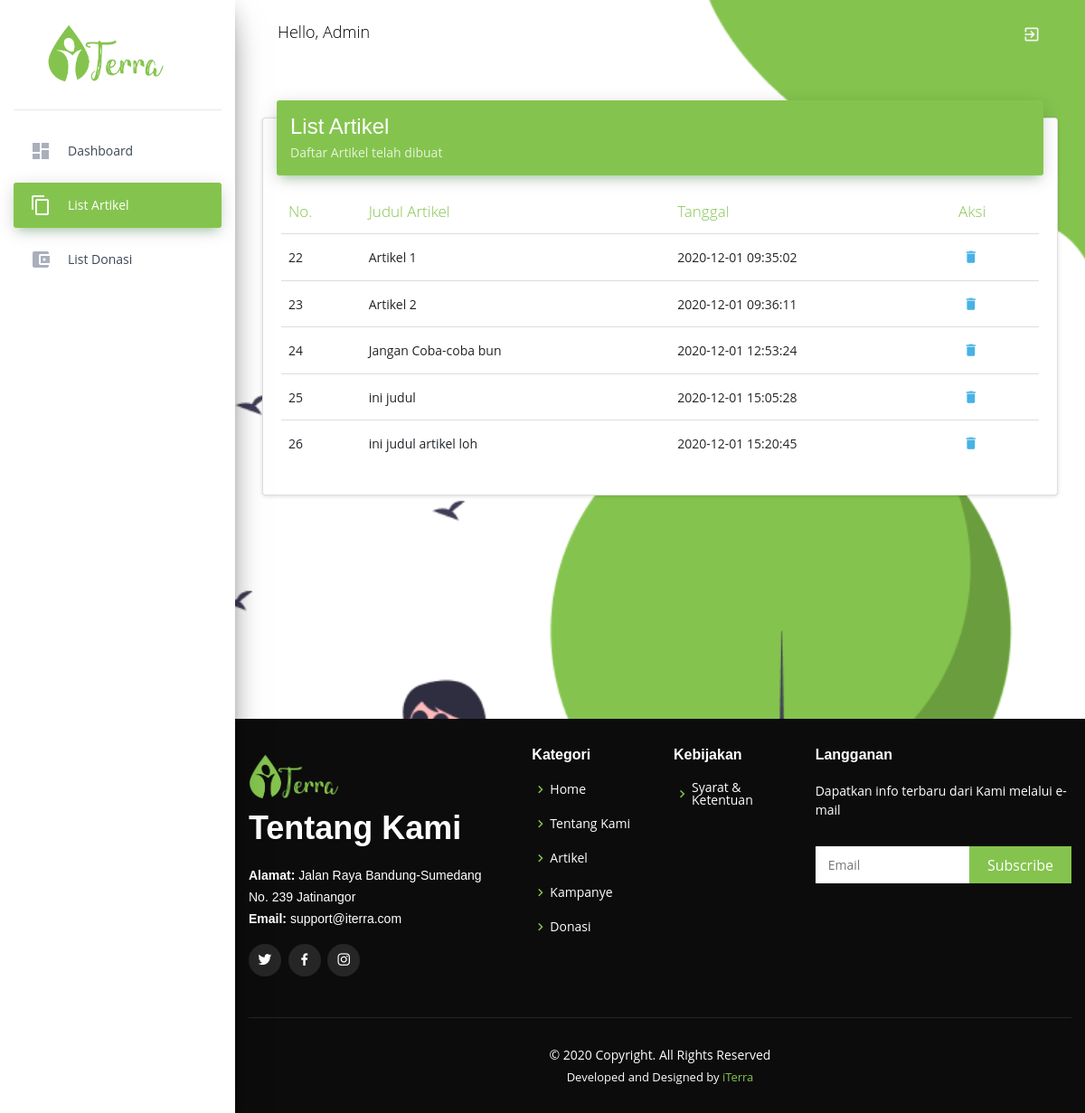
Before: /index.php/list_artikel with the older database file.
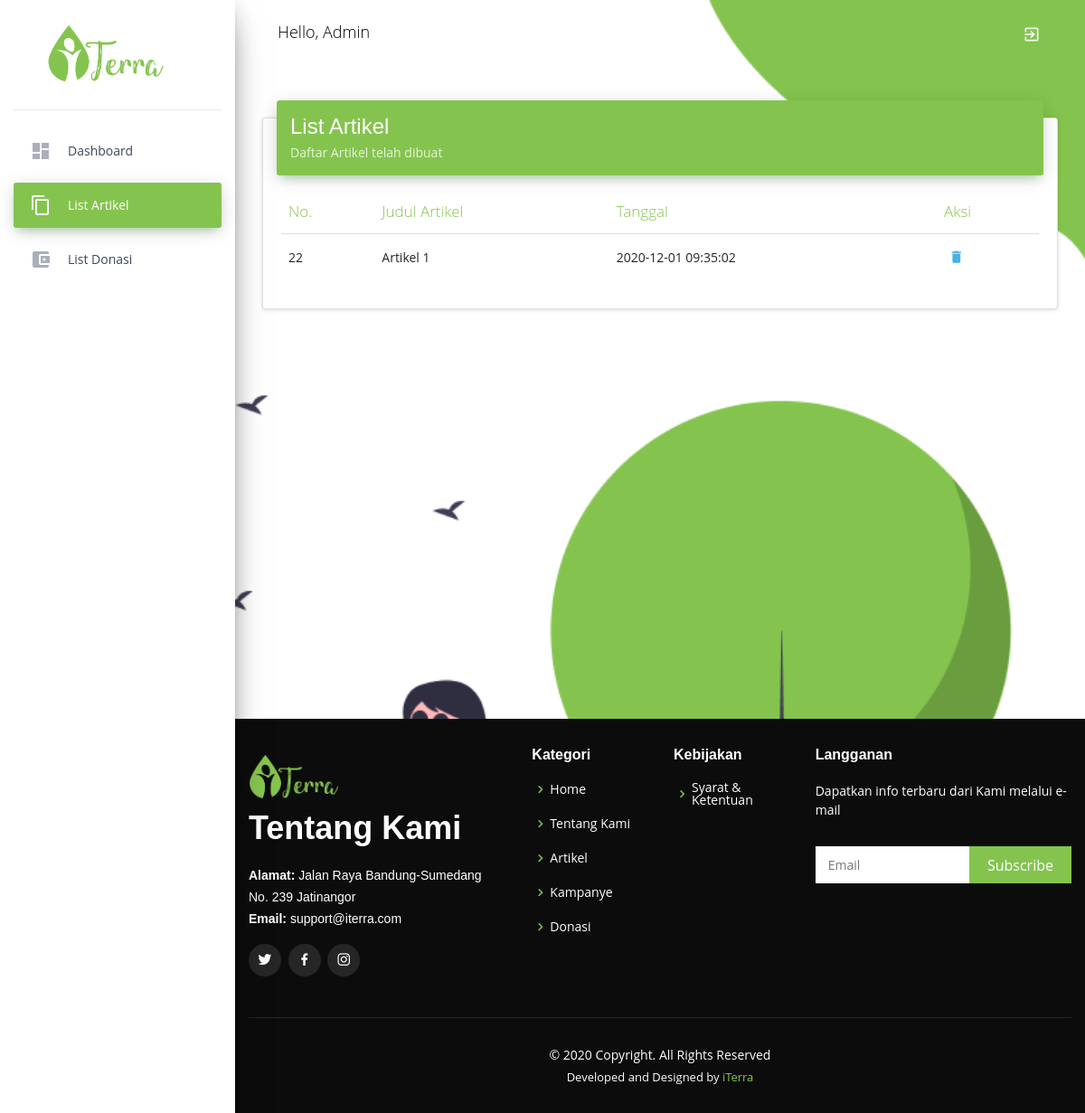
After: the same page with the newer database file.
### tables this page shows
CREATE TABLE `artikel` (
  `kode_artikel` int(50) NOT NULL,
  `judul_artikel` varchar(50) DEFAULT NULL,
  `deskripsi` text,
  `tanggal` timestamp NULL DEFAULT CURRENT_TIMESTAMP,
  `email` varchar(50) DEFAULT NULL,
  `penulis` varchar(50) DEFAULT NULL,
  `gambar` varchar(40) DEFAULT NULL
);

### application/controllers/List_Artikel.php (called while the page is built, shortened)
<?php
class List_Artikel extends CI_Controller {
	function __construct()
	{
		$this->load->model('list_artikel_data');
		$this->load->helper('url');
		$this->load->library('form_validation');
	}
	public function index()
		{
		$data = array('title'	=> 'Halaman Dashboard');
		$data['artikel'] = $this->list_artikel_data->show_data();
		$this->load->view('list_artikel_view',$data);
	}
}

### index.php (called while the page is built, shortened)
<?php
require_once BASEPATH.'core/CodeIgniter.php';

### application/models/list_artikel_data.php (called while the page is built, shortened)
<?php defined('BASEPATH') or exit('No direct script access allowed');
class list_artikel_data extends CI_Model
{
    public function show_data()
    {
        return $this->db->get('artikel')->result_array();
	}
}

### application/views/list_artikel_view.php (the view, shortened to what the changed rows need)
<!DOCTYPE html>
<html lang="en">
<head>
	<link rel="stylesheet" href="https://maxcdn.bootstrapcdn.com/font-awesome/latest/css/font-awesome.min.css">
	<link href="assets/assets_admin/css/material-dashboard.css?v=2.1.2" rel="stylesheet" />
	<link href="assets/assets_admin/css/styles.css" rel="stylesheet" />
	<link rel="stylesheet" href='https://unpkg.com/boxicons@2.0.7/css/boxicons.min.css'>
</head>
<body class="">
	<div class="wrapper ">
		<div class="main-panel" style="background: url(assets/assets_admin/img/backgorund.png) fixed center; background-size: cover">
			<div class="content">
				<div class="container-fluid">
					<div class="row">
						<div class="col-md-12">
							<div class="card">
								<div class="card-body table-responsive">
									<table class="table table-hover">
										<thead style="color:#84C44E; font-weight:bolder">
											<th>No.</th>
											<th>Judul Artikel</th>
											<th>Tanggal</th>
											<th>Aksi</th>
										</thead>
										<tbody>
											<?php foreach ($artikel as $arti) : ?>
												<tr>
													<td><?= $arti['kode_artikel']; ?></td>
													<td><?= $arti['judul_artikel']; ?></td>
													<td><?= $arti['tanggal']; ?></td>
													<td class="td-actions">
														<button type="button" rel="tooltip" title="Hapus" class="btn btn-danger btn-link btn-sm">
															<i class="material-icons"><?php echo anchor('List_Artikel/delete/' . $arti['kode_artikel'], 'delete'); ?></i>
														</button>
													</td>
												</tr>
											<?php endforeach; ?>
										</tbody>
									</table>
								</div>
							</div>
						</div>
					</div>
				</div>
			</div>
			<br>
			<br>
		</div>
	</div>
</body>
</html>

Changed rows visible on the page:
removed artikel: kode_artikel "23", judul_artikel "Artikel 2", tanggal "2020-12-01 09:36:11"
removed artikel: kode_artikel "24", judul_artikel "Jangan Coba-coba bun", tanggal "2020-12-01 12:53:24"
removed artikel: kode_artikel "25", judul_artikel "ini judul", tanggal "2020-12-01 15:05:28"
removed artikel: kode_artikel "26", judul_artikel "ini judul artikel loh", tanggal "2020-12-01 15:20:45"
